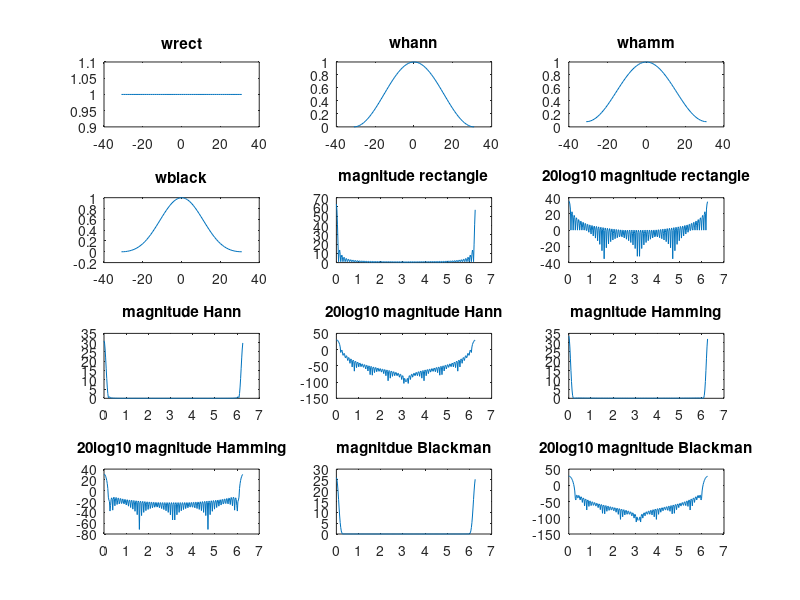

The MATLAB source for this figure:
length=63;
m=(length-1)/2;
n=-m:m;
wrect=ones(1,length);
whann=.5*(1+cos((pi.*n)/m));
whamm=.54+.46*cos((pi.*n)/m);
wblack=.42+.5*cos((pi.*n)/m)+0.08*cos((2*pi.*n)/m);

[h0,w0]=freqz(wrect,1,256,'whole');
[h1,w1]=freqz(whann,1,256,'whole');
[h2,w2]=freqz(whamm,1,256,'whole');
[h3,w3]=freqz(wblack,1,256,'whole');


subplot(4,3,1),plot(n,wrect);
title('wrect');
subplot(4,3,2),plot(n,whann);
title('whann');
subplot(4,3,3),plot(n,whamm);
title('whamm');
subplot(4,3,4),plot(n,wblack);
title('wblack');
subplot(4,3,5),plot(w0,abs(h0));
title('magnitude rectangle');
subplot(4,3,6),plot(w0,20*log10(abs(h0)));
title('20log10 magnitude rectangle');
subplot(4,3,7),plot(w1,abs(h1));
title('magnitude Hann');
subplot(4,3,8),plot(w1,20*log10(abs(h1)));
title('20log10 magnitude Hann');
subplot(4,3,9),plot(w2,abs(h2));
title('magnitude Hamming');
subplot(4,3,10),plot(w2,20*log10(abs(h2)));
title('20log10 magnitude Hamming');
subplot(4,3,11),plot(w3,abs(h3));
title('magnitdue Blackman');
subplot(4,3,12),plot(w3,20*log10(abs(h3)));
title('20log10 magnitude Blackman');